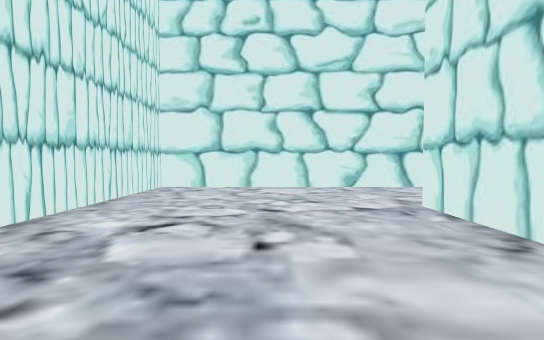
View 1 (above)

22 first-person views from a walk through a Unity game level. The camera is 1.5 m above the floor, tilts 2° down and sees 85° across. The floor is counted in squares, 2 m on a side. Each view is taken from the middle of a square. On the plan, view 1 faces up. The plan holds only what a view shows up to about 10 squares ahead; the rest is blank. The place goes on beyond the plan. The player character is not drawn.

View 2
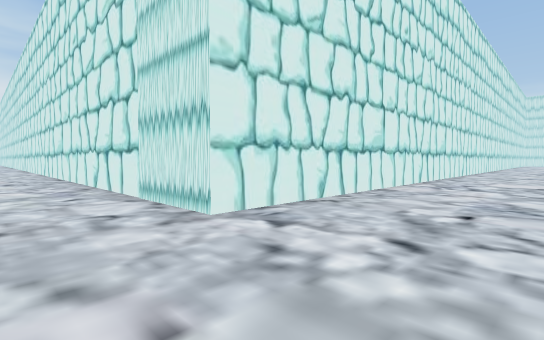

View 3
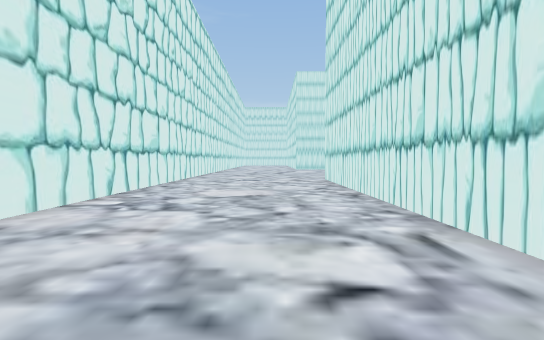

View 4
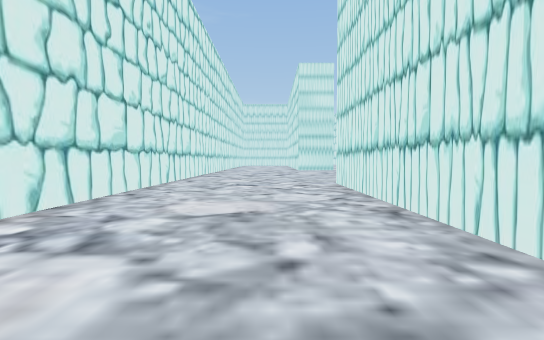

View 5
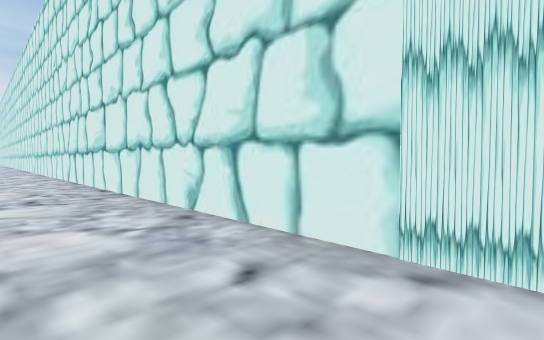

View 6
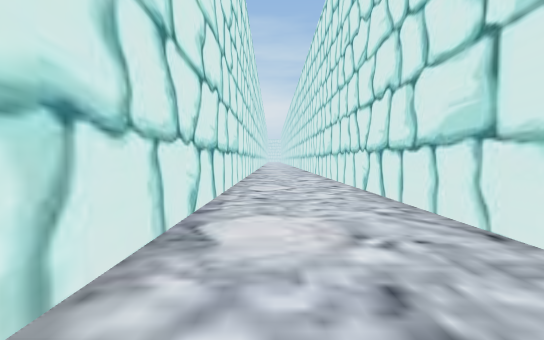

View 7
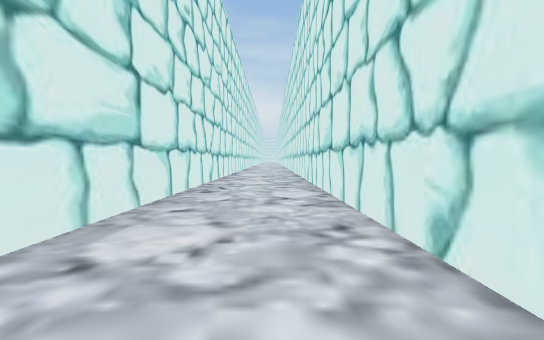

View 8
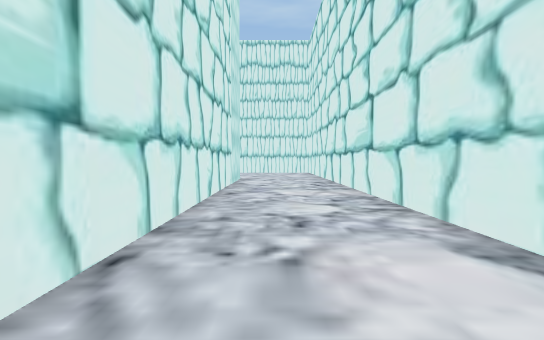

View 9
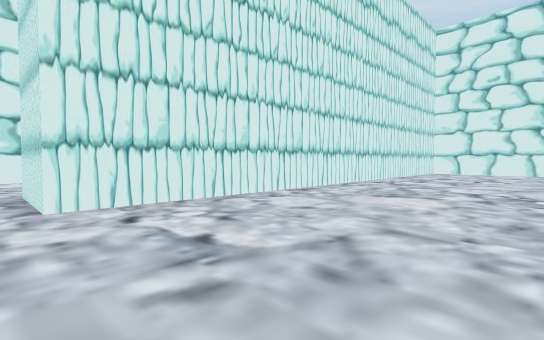

View 10
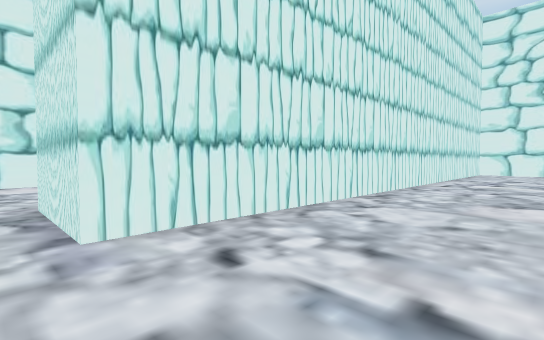

View 11
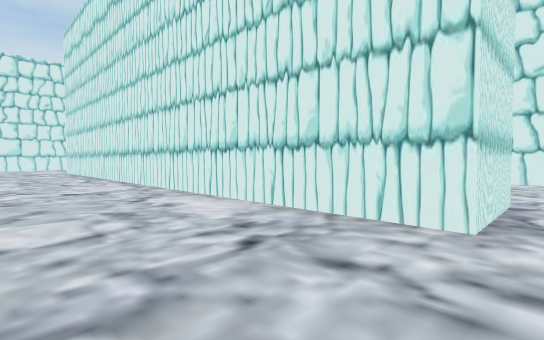

View 12
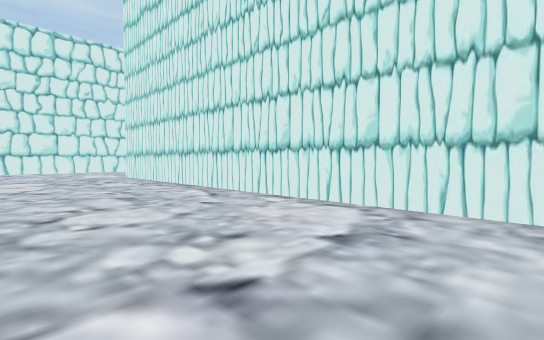

View 13
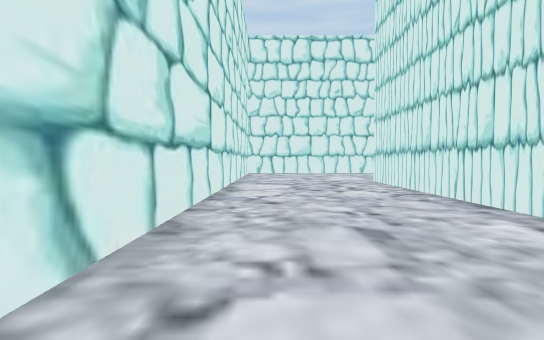

View 14
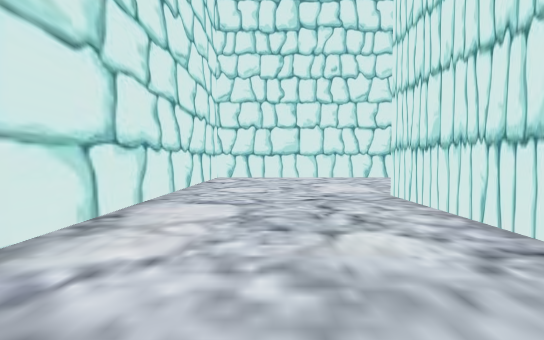

View 15
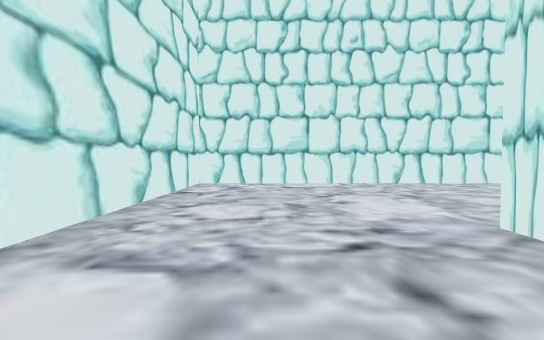

View 16
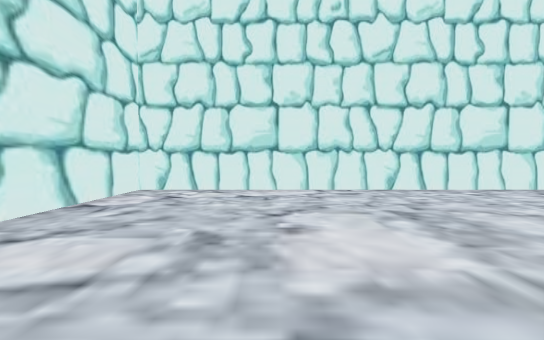

View 17
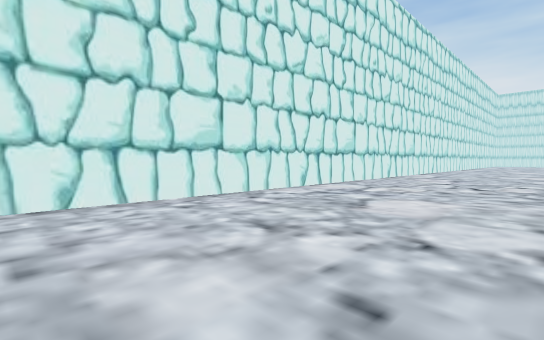

View 18
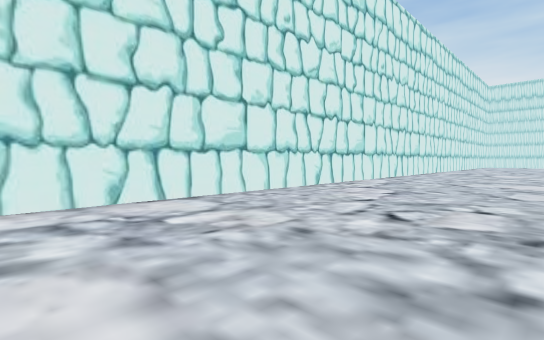

View 19
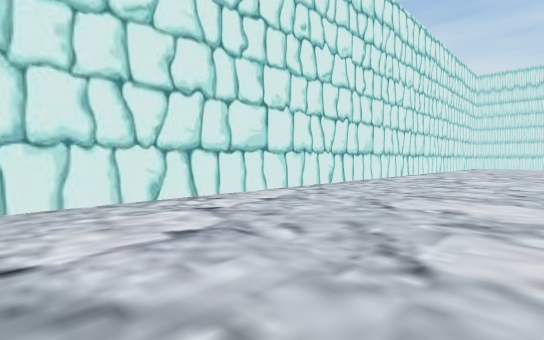

View 20
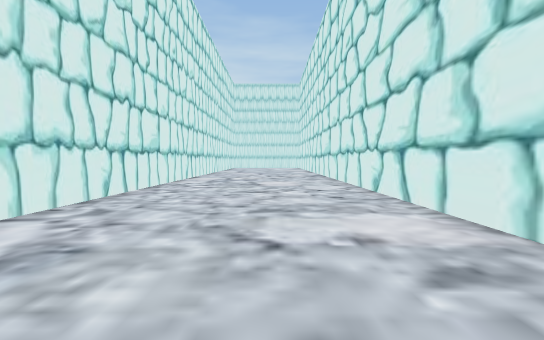

View 21
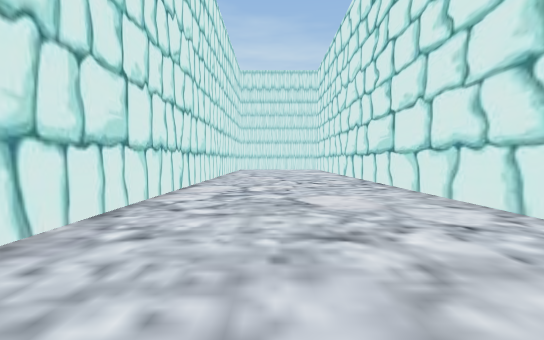

View 22
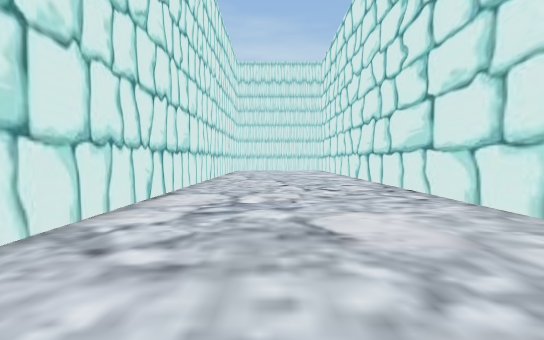

### Floor plan
Points are (right, up) in squares from view 1. A wall is a line through its corners. A room is listed if a view was taken in it or the views show most of it. See-through windows are left out.
Room 1 (views 1, 2, 3, 4, 5, 6, 7, 8, 9, 10)
walls: (2.4, -9) (2.4, 4.7) (23.5, 4.7); (23.5, 8.1) (-3, 8.1) (-3, -8.4)
ways out: opening at (-3, -9) to room 2
Room 2 (views 11, 12, 13, 14, 15, 16, 17, 18, 19, 20, 21, 22)
walls: (9.6, 10.6) (23, 10.6); (-3, -8.4) (-5.5, -8.4) (-5.5, 10.2); (23, 16.4) (-10.3, 16.4) (-10.3, 1.4); (-10.3, -7.8) (-10.3, -8.6)
ways out: opening at (-3, -9) to room 1

Positions as (right, up) in squares from view 1, and headings:
1: (0, 0), facing up
2: (-1, 7), facing down-right
3: (-1, 3), facing down
4: (-1, 1), facing down
5: (4, 7), facing down-right
6: (9, 7), facing right
7: (14, 6), facing right
8: (14, 6), facing left
9: (2, -9), facing up-left
10: (0, -9), facing up-left
11: (-9, -9), facing up-right
12: (-10, -3), facing up-right
13: (-9, 0), facing up
14: (-8, 4), facing up
15: (-8, 7), facing up
16: (-7, 9), facing up
17: (-5, 11), facing up-right
18: (0, 11), facing up-right
19: (5, 11), facing up-right
20: (7, 13), facing right
21: (11, 14), facing right
22: (13, 14), facing right
